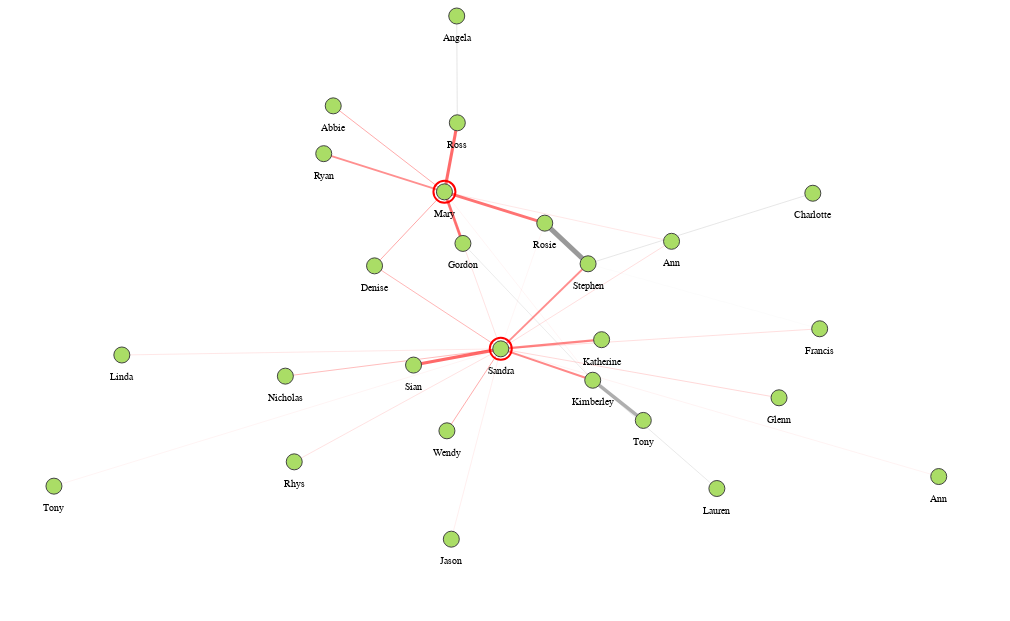

The notebook cell saved with this chart:
### Markdown cell above
Simple customisation - conditionally highlight nodes and edges

### Code cell
g_viz(
    G,
    weight_attr="weight",
    layout_fn=lambda g: nx.spring_layout(g, weight="weight", k=3, iterations=5000, seed=seed),
    node_args=dict(
        size=(8*2) ** 2,
        fill="#ad6",
        stroke="#444",
        strokeWidth=1,
        halo_offset=2,
        halo_opacity=alt.condition(
            "(datum.name == 'Mary') || (datum.name == 'Sandra')",
            alt.value(1),
            alt.value(0)
        ),
        halo_stroke="red",
        halo_strokeWidth=2,
        tooltip_attrs=["name", "id"],
        label_attr="name",
    ),
    edge_args=dict(
        color=alt.condition(
            (
                (alt.datum.source == 'c')
                | (alt.datum.target == 'c')
                | (alt.datum.source == 'b')
                | (alt.datum.target == 'b')
            ),
            alt.value("#f33"),
            alt.value("#999")
        ),
    ),
    width=1000, height=600,
).configure_view(strokeWidth=0)

### Figure 1 — Vega-Lite specification as saved in the notebook (floating-point values rounded to 4 significant figures)
{"config": {"view": {"continuousWidth": 400, "continuousHeight": 300, "strokeWidth": 0}}, "layer": [{"data": {"name": "data-d641b1934a83d9d1520f5a751ad51724"}, "mark": "line", "encoding": {"color": {"condition": {"value": "#f33", "test": "((((datum.source === 'c') || (datum.target === 'c')) || (datum.source === 'b')) || (datum.target === 'b'))"}, "value": "#999"}, "detail": {"field": "edge", "type": "quantitative"}, "opacity": {"field": "weight", "legend": null, "scale": {"range": [0.3, 1]}, "type": "quantitative"}, "strokeWidth": {"field": "weight", "legend": null, "scale": {"range": [0.1, 5]}, "type": "quantitative"}, "x": {"axis": {"domain": false, "grid": false, "labels": false, "ticks": false, "title": ""}, "field": "x", "type": "quantitative"}, "y": {"axis": {"domain": false, "grid": false, "labels": false, "ticks": false, "title": ""}, "field": "y", "type": "quantitative"}}}, {"layer": [{"mark": "circle", "encoding": {"fill": {"value": "rgba(0,0,0,0"}, "opacity": {"condition": {"value": 1, "test": "(datum.name == 'Mary') || (datum.name == 'Sandra')"}, "value": 0}, "size": {"field": "__node_halo_size", "legend": null, "scale": null, "type": "quantitative"}, "stroke": {"value": "red"}, "strokeWidth": {"value": 2}, "x": {"axis": {"domain": false, "grid": false, "labels": false, "ticks": false, "title": ""}, "field": "x", "type": "quantitative"}, "y": {"axis": {"domain": false, "grid": false, "labels": false, "ticks": false, "title": ""}, "field": "y", "type": "quantitative"}}}, {"mark": "circle", "encoding": {"fill": {"value": "#ad6"}, "opacity": {"value": 1}, "size": {"value": 256}, "stroke": {"value": "#444"}, "strokeWidth": {"value": 1}, "tooltip": [{"field": "name", "type": "nominal"}, {"field": "id", "type": "nominal"}], "x": {"axis": {"domain": false, "grid": false, "labels": false, "ticks": false, "title": ""}, "field": "x", "type": "quantitative"}, "y": {"axis": {"domain": false, "grid": false, "labels": false, "ticks": false, "title": ""}, "field": "y", "type": "quantitative"}}}, {"mark": {"type": "text", "align": "center", "baseline": "middle", "color": "black", "size": 10}, "encoding": {"text": {"field": "name", "type": "nominal"}, "x": {"axis": {"domain": false, "grid": false, "labels": false, "ticks": false, "title": ""}, "field": "x", "type": "quantitative"}, "y": {"axis": {"domain": false, "grid": false, "labels": false, "ticks": false, "title": ""}, "field": "__y_label", "type": "quantitative"}}}], "data": {"name": "data-32029f578c7d6d02adf803c9da13008a"}}], "height": 600, "resolve": {"scale": {"color": "independent", "fill": "independent", "opacity": "independent", "size": "independent", "strokeWidth": "independent"}}, "width": 1000, "$schema": "https://vega.github.io/schema/vega-lite/v4.17.0.json", "datasets": {"data-d641b1934a83d9d1520f5a751ad51724": [{"y": 392.8, "x": 527.8, "source": "a", "target": "b", "pair": ["a", "b"], "edge": 0, "weight": 2.171}, {"y": 424.1, "x": 457.6, "source": "a", "target": "b", "pair": ["a", "b"], "edge": 0, "weight": 2.171}, {"y": 392.8, "x": 527.8, "source": "a", "target": "c", "pair": ["a", "c"], "edge": 1, "weight": 0.08112}, {"y": 267.1, "x": 497.0, "source": "a", "target": "c", "pair": ["a", "c"], "edge": 1, "weight": 0.08112}, {"y": 392.8, "x": 527.8, "source": "a", "target": "e", "pair": ["a", "e"], "edge": 2, "weight": 3.894}, {"y": 352.2, "x": 558.2, "source": "a", "target": "e", "pair": ["a", "e"], "edge": 2, "weight": 3.894}, {"y": 424.1, "x": 457.6, "source": "b", "target": "c", "pair": ["b", "c"], "edge": 3, "weight": 0.2846}, {"y": 267.1, "x": 497.0, "source": "b", "target": "c", "pair": ["b", "c"], "edge": 3, "weight": 0.2846}, {"y": 424.1, "x": 457.6, "source": "b", "target": "i", "pair": ["b", "i"], "edge": 4, "weight": 1.398}, {"y": 462.3, "x": 373.1, "source": "b", "target": "i", "pair": ["b", "i"], "edge": 4, "weight": 1.398}, {"y": 424.1, "x": 457.6, "source": "b", "target": "f", "pair": ["b", "f"], "edge": 5, "weight": 0.748}, {"y": 350.1, "x": 408.7, "source": "b", "target": "f", "pair": ["b", "f"], "edge": 5, "weight": 0.748}, {"y": 424.1, "x": 457.6, "source": "b", "target": "o", "pair": ["b", "o"], "edge": 6, "weight": 2.381}, {"y": 493.2, "x": 466.6, "source": "b", "target": "o", "pair": ["b", "o"], "edge": 6, "weight": 2.381}, {"y": 424.1, "x": 457.6, "source": "b", "target": "m", "pair": ["b", "m"], "edge": 7, "weight": 2.155}, {"y": 372.6, "x": 470.6, "source": "b", "target": "m", "pair": ["b", "m"], "edge": 7, "weight": 2.155}, {"y": 424.1, "x": 457.6, "source": "b", "target": "k", "pair": ["b", "k"], "edge": 8, "weight": 0.09351}, {"y": 235.8, "x": 561.4, "source": "b", "target": "k", "pair": ["b", "k"], "edge": 8, "weight": 0.09351}, {"y": 424.1, "x": 457.6, "source": "b", "target": "s", "pair": ["b", "s"], "edge": 9, "weight": 0.7285}, {"y": 510.1, "x": 379.8, "source": "b", "target": "s", "pair": ["b", "s"], "edge": 9, "weight": 0.7285}, {"y": 424.1, "x": 457.6, "source": "b", "target": "b", "pair": ["b", "b"], "edge": 10, "weight": 0.421}, {"y": 424.1, "x": 457.6, "source": "b", "target": "b", "pair": ["b", "b"], "edge": 10, "weight": 0.421}, {"y": 424.1, "x": 457.6, "source": "b", "target": "h", "pair": ["b", "h"], "edge": 11, "weight": 0.2386}, {"y": 374.7, "x": 616.6, "source": "b", "target": "h", "pair": ["b", "h"], "edge": 11, "weight": 0.2386}, {"y": 267.1, "x": 497.0, "source": "c", "target": "c", "pair": ["c", "c"], "edge": 12, "weight": 0.4473}, {"y": 267.1, "x": 497.0, "source": "c", "target": "c", "pair": ["c", "c"], "edge": 12, "weight": 0.4473}, {"y": 267.1, "x": 497.0, "source": "c", "target": "d", "pair": ["c", "d"], "edge": 13, "weight": 0.3158}, {"y": 287.2, "x": 720.3, "source": "c", "target": "d", "pair": ["c", "d"], "edge": 13, "weight": 0.3158}, {"y": 267.1, "x": 497.0, "source": "c", "target": "e", "pair": ["c", "e"], "edge": 14, "weight": 1.434}, {"y": 352.2, "x": 558.2, "source": "c", "target": "e", "pair": ["c", "e"], "edge": 14, "weight": 1.434}, {"y": 267.1, "x": 497.0, "source": "c", "target": "f", "pair": ["c", "f"], "edge": 15, "weight": 0.6502}, {"y": 350.1, "x": 408.7, "source": "c", "target": "f", "pair": ["c", "f"], "edge": 15, "weight": 0.6502}, {"y": 267.1, "x": 497.0, "source": "c", "target": "g", "pair": ["c", "g"], "edge": 16, "weight": 0.1042}, {"y": 129.9, "x": 184.3, "source": "c", "target": "g", "pair": ["c", "g"], "edge": 16, "weight": 0.1042}, {"y": 267.1, "x": 497.0, "source": "c", "target": "h", "pair": ["c", "h"], "edge": 17, "weight": 0.3221}, {"y": 374.7, "x": 616.6, "source": "c", "target": "h", "pair": ["c", "h"], "edge": 17, "weight": 0.3221}, {"y": 267.1, "x": 497.0, "source": "c", "target": "k", "pair": ["c", "k"], "edge": 18, "weight": 1.582}, {"y": 235.8, "x": 561.4, "source": "c", "target": "k", "pair": ["c", "k"], "edge": 18, "weight": 1.582}, {"y": 267.1, "x": 497.0, "source": "c", "target": "l", "pair": ["c", "l"], "edge": 19, "weight": 0.7215}, {"y": 185.2, "x": 459.3, "source": "c", "target": "l", "pair": ["c", "l"], "edge": 19, "weight": 0.7215}, {"y": 267.1, "x": 497.0, "source": "c", "target": "n", "pair": ["c", "n"], "edge": 20, "weight": 0.6038}, {"y": 239.9, "x": 346.2, "source": "c", "target": "n", "pair": ["c", "n"], "edge": 20, "weight": 0.6038}, {"y": 267.1, "x": 497.0, "source": "c", "target": "p", "pair": ["c", "p"], "edge": 21, "weight": 0.2946}, {"y": 154.2, "x": 352.5, "source": "c", "target": "p", "pair": ["c", "p"], "edge": 21, "weight": 0.2946}, {"y": 267.1, "x": 497.0, "source": "c", "target": "r", "pair": ["c", "r"], "edge": 22, "weight": 0.121}, {"y": 139.5, "x": 803.6, "source": "c", "target": "r", "pair": ["c", "r"], "edge": 22, "weight": 0.121}, {"y": 267.1, "x": 497.0, "source": "c", "target": "t", "pair": ["c", "t"], "edge": 23, "weight": 1.739}, {"y": 276.3, "x": 567.6, "source": "c", "target": "t", "pair": ["c", "t"], "edge": 23, "weight": 1.739}, {"y": 267.1, "x": 497.0, "source": "c", "target": "u", "pair": ["c", "u"], "edge": 24, "weight": 0.3824}, {"y": 218.2, "x": 691.8, "source": "c", "target": "u", "pair": ["c", "u"], "edge": 24, "weight": 0.3824}, {"y": 267.1, "x": 497.0, "source": "c", "target": "v", "pair": ["c", "v"], "edge": 25, "weight": 0.1652}, {"y": 76.82, "x": 462.4, "source": "c", "target": "v", "pair": ["c", "v"], "edge": 25, "weight": 0.1652}, {"y": 267.1, "x": 497.0, "source": "c", "target": "y", "pair": ["c", "y"], "edge": 26, "weight": 0.242}, {"y": 261.0, "x": 231.8, "source": "c", "target": "y", "pair": ["c", "y"], "edge": 26, "weight": 0.242}, {"y": 267.1, "x": 497.0, "source": "c", "target": "z", "pair": ["c", "z"], "edge": 27, "weight": 2.432}, {"y": 250.9, "x": 436.0, "source": "c", "target": "z", "pair": ["c", "z"], "edge": 27, "weight": 2.432}, {"y": 287.2, "x": 720.3, "source": "d", "target": "e", "pair": ["d", "e"], "edge": 28, "weight": 0.04407}, {"y": 352.2, "x": 558.2, "source": "d", "target": "e", "pair": ["d", "e"], "edge": 28, "weight": 0.04407}, {"y": 352.2, "x": 558.2, "source": "e", "target": "j", "pair": ["e", "j"], "edge": 29, "weight": 0.4715}, {"y": 422.8, "x": 715.5, "source": "e", "target": "j", "pair": ["e", "j"], "edge": 29, "weight": 0.4715}, {"y": 235.8, "x": 561.4, "source": "k", "target": "m", "pair": ["k", "m"], "edge": 30, "weight": 0.3827}, {"y": 372.6, "x": 470.6, "source": "k", "target": "m", "pair": ["k", "m"], "edge": 30, "weight": 0.3827}, {"y": 235.8, "x": 561.4, "source": "k", "target": "q", "pair": ["k", "q"], "edge": 31, "weight": 0.437}, {"y": 127.5, "x": 648.3, "source": "k", "target": "q", "pair": ["k", "q"], "edge": 31, "weight": 0.437}, {"y": 235.8, "x": 561.4, "source": "k", "target": "w", "pair": ["k", "w"], "edge": 32, "weight": 2.708}, {"y": 195.6, "x": 596.8, "source": "k", "target": "w", "pair": ["k", "w"], "edge": 32, "weight": 2.708}, {"y": 493.2, "x": 466.6, "source": "o", "target": "x", "pair": ["o", "x"], "edge": 33, "weight": 0.4919}, {"y": 600.0, "x": 466.2, "source": "o", "target": "x", "pair": ["o", "x"], "edge": 33, "weight": 0.4919}], "data-32029f578c7d6d02adf803c9da13008a": [{"name": "Rosie", "y": 392.8, "id": "a", "x": 527.8, "degree_centrality": 0.12, "job": "Surveyor, planning and development", "country": "Korea", "__node_size": 256, "__node_r": 8.0, "__node_halo_size": 484.0, "__y_label": 370.8}, {"name": "Mary", "y": 424.1, "id": "b", "x": 457.6, "degree_centrality": 0.44, "job": "Financial trader", "country": "Jamaica", "__node_size": 256, "__node_r": 8.0, "__node_halo_size": 484.0, "__y_label": 402.1}, {"name": "Sandra", "y": 267.1, "id": "c", "x": 497.0, "degree_centrality": 0.76, "job": "Nurse, adult", "country": "Vietnam", "__node_size": 256, "__node_r": 8.0, "__node_halo_size": 484.0, "__y_label": 245.1}, {"name": "Francis", "y": 287.2, "id": "d", "x": 720.3, "degree_centrality": 0.08, "job": "Health and safety adviser", "country": "Netherlands Antilles", "__node_size": 256, "__node_r": 8.0, "__node_halo_size": 484.0, "__y_label": 265.2}, {"name": "Stephen", "y": 352.2, "id": "e", "x": 558.2, "degree_centrality": 0.16, "job": "Health and safety adviser", "country": "Korea", "__node_size": 256, "__node_r": 8.0, "__node_halo_size": 484.0, "__y_label": 330.2}, {"name": "Denise", "y": 350.1, "id": "f", "x": 408.7, "degree_centrality": 0.08, "job": "Private music teacher", "country": "Vietnam", "__node_size": 256, "__node_r": 8.0, "__node_halo_size": 484.0, "__y_label": 328.1}, {"name": "Tony", "y": 129.9, "id": "g", "x": 184.3, "degree_centrality": 0.04, "job": "Comptroller", "country": "Vietnam", "__node_size": 256, "__node_r": 8.0, "__node_halo_size": 484.0, "__y_label": 107.9}, {"name": "Ann", "y": 374.7, "id": "h", "x": 616.6, "degree_centrality": 0.08, "job": "Private music teacher", "country": "Vietnam", "__node_size": 256, "__node_r": 8.0, "__node_halo_size": 484.0, "__y_label": 352.7}, {"name": "Ryan", "y": 462.3, "id": "i", "x": 373.1, "degree_centrality": 0.04, "job": "Licensed conveyancer", "country": "Jamaica", "__node_size": 256, "__node_r": 8.0, "__node_halo_size": 484.0, "__y_label": 440.3}, {"name": "Charlotte", "y": 422.8, "id": "j", "x": 715.5, "degree_centrality": 0.04, "job": "Private music teacher", "country": "Korea", "__node_size": 256, "__node_r": 8.0, "__node_halo_size": 484.0, "__y_label": 400.8}, {"name": "Kimberley", "y": 235.8, "id": "k", "x": 561.4, "degree_centrality": 0.2, "job": "Comptroller", "country": "Netherlands Antilles", "__node_size": 256, "__node_r": 8.0, "__node_halo_size": 484.0, "__y_label": 213.8}, {"name": "Wendy", "y": 185.2, "id": "l", "x": 459.3, "degree_centrality": 0.04, "job": "Nurse, adult", "country": "Vietnam", "__node_size": 256, "__node_r": 8.0, "__node_halo_size": 484.0, "__y_label": 163.2}, {"name": "Gordon", "y": 372.6, "id": "m", "x": 470.6, "degree_centrality": 0.08, "job": "Licensed conveyancer", "country": "Netherlands Antilles", "__node_size": 256, "__node_r": 8.0, "__node_halo_size": 484.0, "__y_label": 350.6}, {"name": "Nicholas", "y": 239.9, "id": "n", "x": 346.2, "degree_centrality": 0.04, "job": "Licensed conveyancer", "country": "Netherlands Antilles", "__node_size": 256, "__node_r": 8.0, "__node_halo_size": 484.0, "__y_label": 217.9}, {"name": "Ross", "y": 493.2, "id": "o", "x": 466.6, "degree_centrality": 0.08, "job": "Private music teacher", "country": "Jamaica", "__node_size": 256, "__node_r": 8.0, "__node_halo_size": 484.0, "__y_label": 471.2}, {"name": "Rhys", "y": 154.2, "id": "p", "x": 352.5, "degree_centrality": 0.04, "job": "Nurse, adult", "country": "Korea", "__node_size": 256, "__node_r": 8.0, "__node_halo_size": 484.0, "__y_label": 132.2}, {"name": "Lauren", "y": 127.5, "id": "q", "x": 648.3, "degree_centrality": 0.04, "job": "Surveyor, planning and development", "country": "Netherlands Antilles", "__node_size": 256, "__node_r": 8.0, "__node_halo_size": 484.0, "__y_label": 105.5}, {"name": "Ann", "y": 139.5, "id": "r", "x": 803.6, "degree_centrality": 0.04, "job": "Surveyor, planning and development", "country": "Vietnam", "__node_size": 256, "__node_r": 8.0, "__node_halo_size": 484.0, "__y_label": 117.5}, {"name": "Abbie", "y": 510.1, "id": "s", "x": 379.8, "degree_centrality": 0.04, "job": "Minerals surveyor", "country": "Vietnam", "__node_size": 256, "__node_r": 8.0, "__node_halo_size": 484.0, "__y_label": 488.1}, {"name": "Katherine", "y": 276.3, "id": "t", "x": 567.6, "degree_centrality": 0.04, "job": "Financial trader", "country": "Vietnam", "__node_size": 256, "__node_r": 8.0, "__node_halo_size": 484.0, "__y_label": 254.3}, {"name": "Glenn", "y": 218.2, "id": "u", "x": 691.8, "degree_centrality": 0.04, "job": "Licensed conveyancer", "country": "Vietnam", "__node_size": 256, "__node_r": 8.0, "__node_halo_size": 484.0, "__y_label": 196.2}, {"name": "Jason", "y": 76.82, "id": "v", "x": 462.4, "degree_centrality": 0.04, "job": "Minerals surveyor", "country": "Jamaica", "__node_size": 256, "__node_r": 8.0, "__node_halo_size": 484.0, "__y_label": 54.82}, {"name": "Tony", "y": 195.6, "id": "w", "x": 596.8, "degree_centrality": 0.04, "job": "Financial trader", "country": "Vietnam", "__node_size": 256, "__node_r": 8.0, "__node_halo_size": 484.0, "__y_label": 173.6}, {"name": "Angela", "y": 600.0, "id": "x", "x": 466.2, "degree_centrality": 0.04, "job": "Comptroller", "country": "Vietnam", "__node_size": 256, "__node_r": 8.0, "__node_halo_size": 484.0, "__y_label": 578.0}, {"name": "Linda", "y": 261.0, "id": "y", "x": 231.8, "degree_centrality": 0.04, "job": "Financial trader", "country": "Korea", "__node_size": 256, "__node_r": 8.0, "__node_halo_size": 484.0, "__y_label": 239.0}, {"name": "Sian", "y": 250.9, "id": "z", "x": 436.0, "degree_centrality": 0.04, "job": "Comptroller", "country": "Korea", "__node_size": 256, "__node_r": 8.0, "__node_halo_size": 484.0, "__y_label": 228.9}]}}
